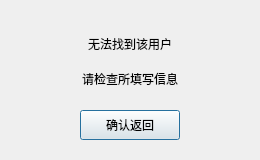
<?xml version="1.0" encoding="UTF-8"?>
<ui version="4.0">
 <class>FindFailDlg</class>
 <widget class="QDialog" name="FindFailDlg">
  <property name="geometry">
   <rect>
    <x>0</x>
    <y>0</y>
    <width>260</width>
    <height>160</height>
   </rect>
  </property>
  <property name="maximumSize">
   <size>
    <width>260</width>
    <height>170</height>
   </size>
  </property>
  <property name="windowTitle">
   <string>Dialog</string>
  </property>
  <layout class="QVBoxLayout" name="verticalLayout">
   <item>
    <spacer name="verticalSpacer">
     <property name="orientation">
      <enum>Qt::Vertical</enum>
     </property>
     <property name="sizeType">
      <enum>QSizePolicy::Fixed</enum>
     </property>
     <property name="sizeHint" stdset="0">
      <size>
       <width>20</width>
       <height>20</height>
      </size>
     </property>
    </spacer>
   </item>
   <item>
    <widget class="QLabel" name="fail_tip">
     <property name="minimumSize">
      <size>
       <width>0</width>
       <height>25</height>
      </size>
     </property>
     <property name="maximumSize">
      <size>
       <width>16777215</width>
       <height>25</height>
      </size>
     </property>
     <property name="text">
      <string>无法找到该用户</string>
     </property>
     <property name="alignment">
      <set>Qt::AlignCenter</set>
     </property>
    </widget>
   </item>
   <item>
    <widget class="QLabel" name="fail_tip2">
     <property name="text">
      <string>请检查所填写信息</string>
     </property>
     <property name="alignment">
      <set>Qt::AlignCenter</set>
     </property>
    </widget>
   </item>
   <item>
    <widget class="QWidget" name="widget" native="true">
     <layout class="QHBoxLayout" name="horizontalLayout">
      <item>
       <spacer name="horizontalSpacer">
        <property name="orientation">
         <enum>Qt::Horizontal</enum>
        </property>
        <property name="sizeHint" stdset="0">
         <size>
          <width>61</width>
          <height>20</height>
         </size>
        </property>
       </spacer>
      </item>
      <item>
       <widget class="ClickedBtn" name="fail_sure_btn">
        <property name="minimumSize">
         <size>
          <width>100</width>
          <height>30</height>
         </size>
        </property>
        <property name="maximumSize">
         <size>
          <width>100</width>
          <height>30</height>
         </size>
        </property>
        <property name="text">
         <string>确认返回</string>
        </property>
       </widget>
      </item>
      <item>
       <spacer name="horizontalSpacer_2">
        <property name="orientation">
         <enum>Qt::Horizontal</enum>
        </property>
        <property name="sizeHint" stdset="0">
         <size>
          <width>61</width>
          <height>20</height>
         </size>
        </property>
       </spacer>
      </item>
     </layout>
    </widget>
   </item>
  </layout>
 </widget>
 <customwidgets>
  <customwidget>
   <class>ClickedBtn</class>
   <extends>QPushButton</extends>
   <header location="global">clickedbtn.h</header>
  </customwidget>
 </customwidgets>
 <resources/>
 <connections/>
</ui>
